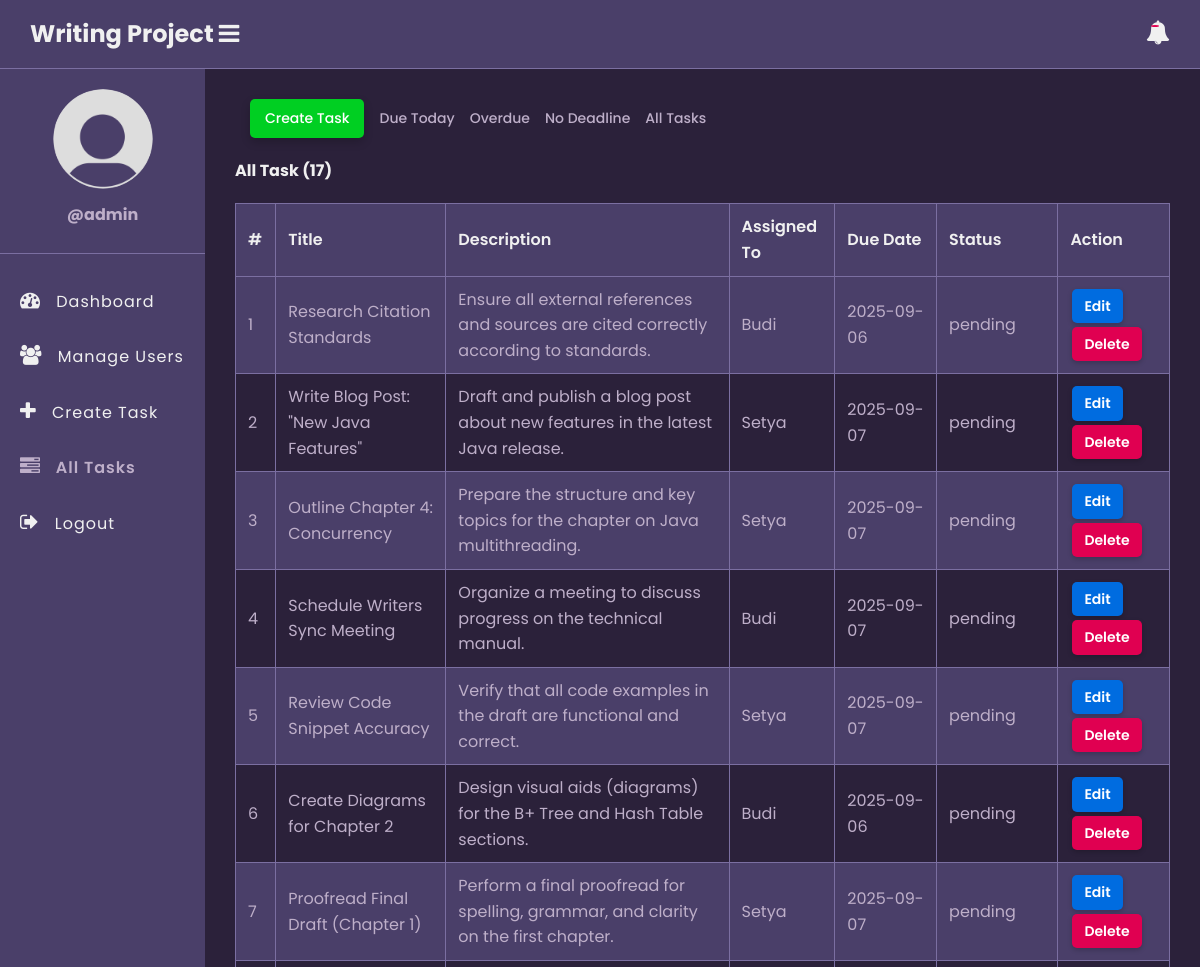
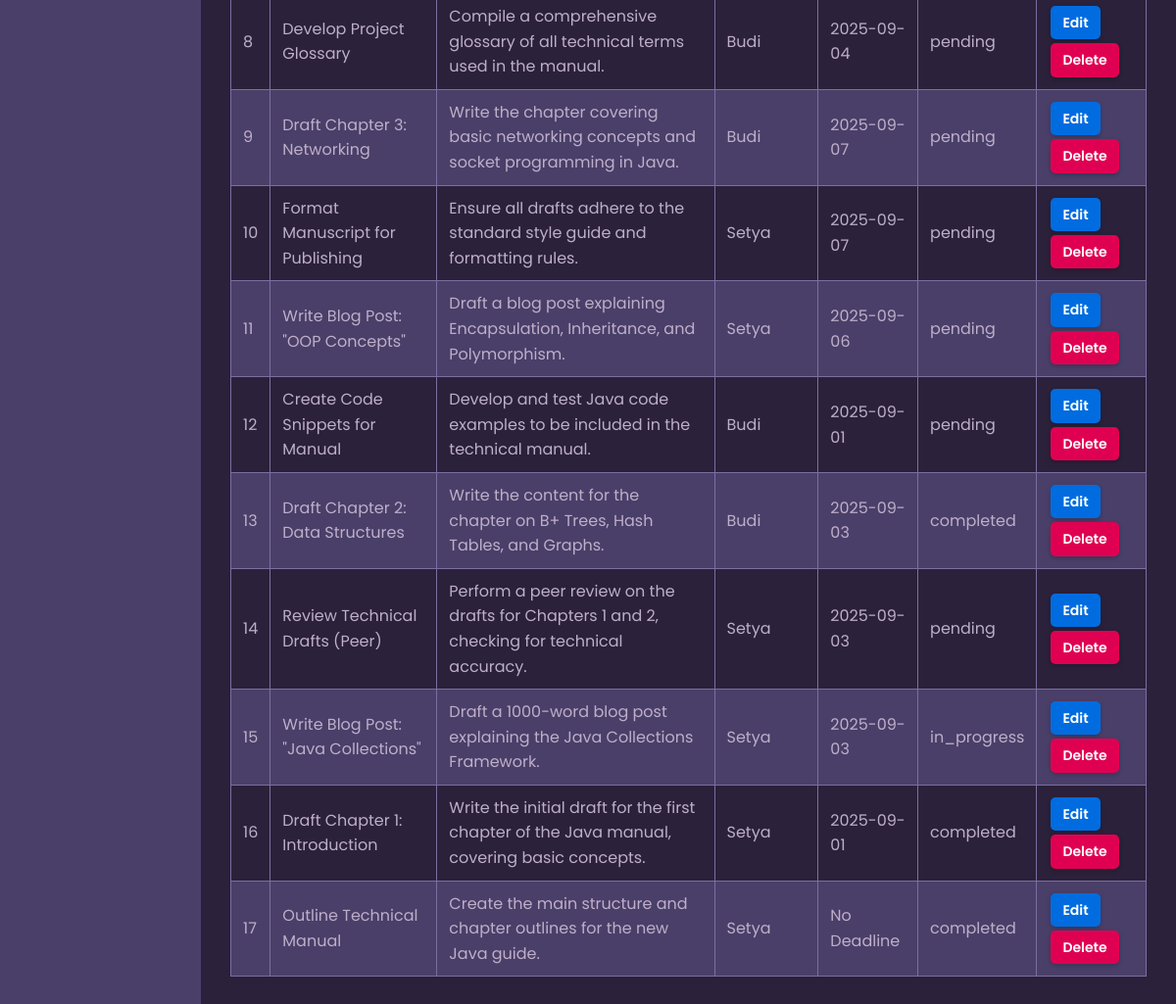
Screenshot of /tasks.php (signed in) with the database file from the repository (2 pictures, top to bottom).
### tables this page shows
CREATE TABLE `tasks` (
  `id` int(11) NOT NULL,
  `title` varchar(100) NOT NULL,
  `description` text DEFAULT NULL,
  `assigned_to` int(11) DEFAULT NULL,
  `due_date` date DEFAULT NULL,
  `status` enum('pending','in_progress','completed') DEFAULT 'pending',
  `created_at` timestamp NOT NULL DEFAULT current_timestamp()
);

CREATE TABLE `users` (
  `id` int(11) NOT NULL,
  `full_name` varchar(50) NOT NULL,
  `username` varchar(50) NOT NULL,
  `password` varchar(255) NOT NULL,
  `role` enum('admin','employee') NOT NULL,
  `created_at` timestamp NOT NULL DEFAULT current_timestamp()
);

### app/model/Task.php (called while the page is built, shortened)
<?php
function get_all_tasks($conn){
	$sql = "SELECT * FROM tasks ORDER BY id DESC";
	$stmt = $conn->prepare($sql);
	$stmt->execute([]);
	if($stmt->rowCount() > 0){
		$tasks = $stmt->fetchAll();
	}else $tasks = 0;
	return $tasks;
}
function count_tasks($conn){
	$sql = "SELECT id FROM tasks";
	$stmt = $conn->prepare($sql);
	$stmt->execute([]);
	return $stmt->rowCount();
}

### app/model/User.php (called while the page is built, shortened)
<?php
function get_all_users($conn){
	$sql = "SELECT * FROM users WHERE role =? ";
	$stmt = $conn->prepare($sql);
	$stmt->execute(["employee"]);
	if($stmt->rowCount() > 0){
		$users = $stmt->fetchAll();
	}else $users = 0;
	return $users;
}

### tasks.php (the view, shortened to what this page needs)
<?php
if (isset($_SESSION['role']) && isset($_SESSION['id']) && $_SESSION['role'] == "admin") {
    include "DB_connection.php";
    include "app/Model/Task.php";
    include "app/Model/User.php";
    $text = "All Task";
    if (isset($_GET['due_date']) &&  $_GET['due_date'] == "Due Today") {
    	$text = "Due Today";
      $tasks = get_all_tasks_due_today($conn);
      $num_task = count_tasks_due_today($conn);
    }else if (isset($_GET['due_date']) &&  $_GET['due_date'] == "Overdue") {
    	$text = "Overdue";
      $tasks = get_all_tasks_overdue($conn);
      $num_task = count_tasks_overdue($conn);
    }else if (isset($_GET['due_date']) &&  $_GET['due_date'] == "No Deadline") {
    	$text = "No Deadline";
      $tasks = get_all_tasks_NoDeadline($conn);
      $num_task = count_tasks_NoDeadline($conn);
    }else{
    	 $tasks = get_all_tasks($conn);
       $num_task = count_tasks($conn);
    }
    $users = get_all_users($conn);
 ?>
<!DOCTYPE html>
<html>
<head>
	<link rel="stylesheet" href="https://stackpath.bootstrapcdn.com/font-awesome/4.7.0/css/font-awesome.min.css">
	<link rel="stylesheet" href="css/style.css">
</head>
<body>
	<?php include "inc/header.php" ?>
	<div class="body">
		<?php include "inc/nav.php" ?>
		<section class="section-1">
			<h4 class="title-2">
				<a href="create_task.php" class="btn">Create Task</a>
				<a href="tasks.php?due_date=Due Today">Due Today</a>
				<a href="tasks.php?due_date=Overdue">Overdue</a>
				<a href="tasks.php?due_date=No Deadline">No Deadline</a>
				<a href="tasks.php">All Tasks</a>
			</h4>
         <h4 class="title-2"><?=$text?> (<?=$num_task?>)</h4>
			<?php if ($tasks != 0) { ?>
			<table class="main-table">
				<tr>
					<th>#</th>
					<th>Title</th>
					<th>Description</th>
					<th>Assigned To</th>
					<th>Due Date</th>
					<th>Status</th>
					<th>Action</th>
				</tr>
				<?php $i=0; foreach ($tasks as $task) { ?>
				<tr>
					<td><?=++$i?></td>
					<td><?=$task['title']?></td>
					<td><?=$task['description']?></td>
					<td>
						<?php
                  foreach ($users as $user) {
						if($user['id'] == $task['assigned_to']){
							echo $user['full_name'];
						}}?>
	            </td>
	            <td><?php if($task['due_date'] == "") echo "No Deadline";
	                      else echo $task['due_date'];
	               ?></td>
	            <td><?=$task['status']?></td>
					<td>
						<a href="edit-task.php?id=<?=$task['id']?>" class="edit-btn">Edit</a>
						<a href="delete-task.php?id=<?=$task['id']?>" class="delete-btn">Delete</a>
					</td>
				</tr>
			   <?php	} ?>
			</table>
		<?php }else { ?>
			<h3>Empty</h3>
		<?php  }?>
		</section>
	</div>
</body>
</html>
<?php }else{
   $em = "First login";
   header("Location: login.php?error=$em");
   exit();
}
 ?>

### css/style.css (style rules this page uses)
:root { --bg-darkest: #2b213a; --bg-medium: #4a3f69; --bg-light-table: #7b6fa1; --accent: #beafc9; --text-primary: #f0f0f0; --text-secondary: #beafc9; --blue-btn: #006ce0; --red-btn: #e00051; --green-btn: #00cf22; --danger-bg: #ff98aa; --danger-text: #b20008; --success-bg: #80ce91; --success-text: #009d22; }
* { margin: 0; padding: 0; box-sizing: border-box; font-family: Poppins, sans-serif; }
html { height: 100%; }
body { background-color: var(--bg-darkest); color: var(--text-primary); line-height: 1.6; }
a { color: var(--accent); text-decoration: none; }
.body { display: flex; }
.section-1 { padding: 30px; width: 100%; background: var(--bg-darkest); }
.section-1 .title-2 { margin-bottom: 20px; display: flex; align-items: center; flex-wrap: wrap; }
.section-1 .title-2 .btn { text-decoration: none; display: inline-block; border: none; background: var(--green-btn); padding: 8px 15px; color: #fff; font-size: 14px; border-radius: 5px; cursor: pointer; transition: opacity 0.3s; box-shadow: 0 4px 10px rgba(0, 0, 0, 0.2); }
.section-1 .title-2 a { display: inline-block; margin-left: 15px; font-size: 14px; font-weight: 500; color: var(--text-secondary); }
.main-table { width: 100%; margin-top: 20px; border-collapse: collapse; border: 1px solid var(--bg-light-table); color: var(--text-secondary); }
.main-table th, .main-table td { border: 1px solid var(--bg-light-table); padding: 10px 12px; }
.main-table th { background: var(--bg-medium); color: var(--text-primary); text-align: left; font-weight: 600; }
.main-table tr { background: var(--bg-darkest); }
.main-table tr:nth-child(even) { background: var(--bg-medium); }
.main-table td a { font-weight: 600; }
.delete-btn, .edit-btn { text-decoration: none; display: inline-block; padding: 6px 12px; color: #fff; font-size: 14px; font-weight: 500; border-radius: 5px; cursor: pointer; outline: none; transition: opacity 0.3s; box-shadow: 0 2px 5px rgba(0, 0, 0, 0.2); margin: 2px; }
.delete-btn { background: var(--red-btn); }
.edit-btn { background: var(--blue-btn); }

### rows the page displays
tasks: title "Research Citation Standards", description "Ensure all external references and sources are cited correctly according to standards.", due_date "2025-09-06", status "pending"
users: full_name "Budi"
tasks: title "Write Blog Post: \"New Java Features\"", description "Draft and publish a blog post about new features in the latest Java release.", due_date "2025-09-07", status "pending"
users: full_name "Setya"
tasks: title "Outline Chapter 4: Concurrency", description "Prepare the structure and key topics for the chapter on Java multithreading.", due_date "2025-09-07", status "pending"
tasks: title "Schedule Writers Sync Meeting", description "Organize a meeting to discuss progress on the technical manual.", due_date "2025-09-07", status "pending"
tasks: title "Review Code Snippet Accuracy", description "Verify that all code examples in the draft are functional and correct.", due_date "2025-09-07", status "pending"
tasks: title "Create Diagrams for Chapter 2", description "Design visual aids (diagrams) for the B+ Tree and Hash Table sections.", due_date "2025-09-06", status "pending"
tasks: title "Proofread Final Draft (Chapter 1)", description "Perform a final proofread for spelling, grammar, and clarity on the first chapter.", due_date "2025-09-07", status "pending"
tasks: title "Develop Project Glossary", description "Compile a comprehensive glossary of all technical terms used in the manual.", due_date "2025-09-04", status "pending"
tasks: title "Draft Chapter 3: Networking", description "Write the chapter covering basic networking concepts and socket programming in Java.", due_date "2025-09-07", status "pending"
tasks: title "Format Manuscript for Publishing", description "Ensure all drafts adhere to the standard style guide and formatting rules.", due_date "2025-09-07", status "pending"
tasks: title "Write Blog Post: \"OOP Concepts\"", description "Draft a blog post explaining Encapsulation, Inheritance, and Polymorphism.", due_date "2025-09-06", status "pending"
tasks: title "Create Code Snippets for Manual", description "Develop and test Java code examples to be included in the technical manual.", due_date "2025-09-01", status "pending"
tasks: title "Draft Chapter 2: Data Structures", description "Write the content for the chapter on B+ Trees, Hash Tables, and Graphs.", due_date "2025-09-03", status "completed"
tasks: title "Review Technical Drafts (Peer)", description "Perform a peer review on the drafts for Chapters 1 and 2, checking for technical accuracy.", due_date "2025-09-03", status "pending"
tasks: title "Write Blog Post: \"Java Collections\"", description "Draft a 1000-word blog post explaining the Java Collections Framework.", due_date "2025-09-03", status "in_progress"
tasks: title "Draft Chapter 1: Introduction", description "Write the initial draft for the first chapter of the Java manual, covering basic concepts.", due_date "2025-09-01", status "completed"
tasks: title "Outline Technical Manual", description "Create the main structure and chapter outlines for the new Java guide.", shows "No Deadline", status "completed"

### other values shown
$_SESSION['username'] "admin"
$text "All Task"
$num_task "17"
